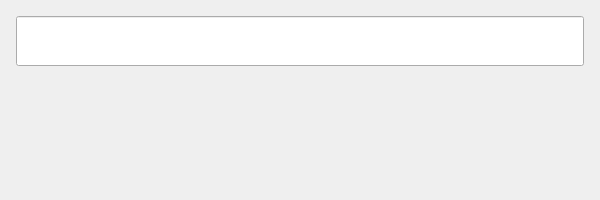
<?xml version="1.0" encoding="UTF-8"?>
<ui version="4.0">
 <class>MainWindow</class>
 <widget class="QMainWindow" name="MainWindow">
  <property name="geometry">
   <rect>
    <x>0</x>
    <y>0</y>
    <width>600</width>
    <height>200</height>
   </rect>
  </property>
  <widget class="QWidget" name="centralWidget">
   <layout class="QVBoxLayout" name="verticalLayout">
    <property name="leftMargin">
     <number>5</number>
    </property>
    <property name="topMargin">
     <number>5</number>
    </property>
    <property name="rightMargin">
     <number>5</number>
    </property>
    <property name="bottomMargin">
     <number>5</number>
    </property>
    <item>
     <widget class="QFrame" name="frame">
      <layout class="QVBoxLayout" name="verticalLayout_2">
       <item>
        <layout class="QVBoxLayout" name="frameLayout">
         <property name="spacing">
          <number>5</number>
         </property>
         <item>
          <widget class="QLineEdit" name="sbox">
           <property name="minimumSize">
            <size>
             <width>0</width>
             <height>50</height>
            </size>
           </property>
          </widget>
         </item>
         <item>
          <layout class="QHBoxLayout" name="resultsLayout" stretch="50,50">
           <property name="spacing">
            <number>5</number>
           </property>
           <item>
            <widget class="QScrollArea" name="scrollArea">
             <property name="styleSheet">
              <string notr="true">background: transparent;
border: none;</string>
             </property>
             <property name="horizontalScrollBarPolicy">
              <enum>Qt::ScrollBarAlwaysOff</enum>
             </property>
             <property name="widgetResizable">
              <bool>true</bool>
             </property>
             <widget class="QWidget" name="results">
              <property name="geometry">
               <rect>
                <x>0</x>
                <y>0</y>
                <width>282</width>
                <height>113</height>
               </rect>
              </property>
              <layout class="QVBoxLayout" name="verticalLayout_3">
               <property name="spacing">
                <number>5</number>
               </property>
               <property name="leftMargin">
                <number>0</number>
               </property>
               <property name="topMargin">
                <number>0</number>
               </property>
               <property name="rightMargin">
                <number>5</number>
               </property>
               <property name="bottomMargin">
                <number>0</number>
               </property>
              </layout>
             </widget>
            </widget>
           </item>
           <item>
            <widget class="QWidget" name="previewArea" native="true">
             <layout class="QVBoxLayout" name="verticalLayout_4">
              <item>
               <widget class="QPlainTextEdit" name="plainTextEdit">
                <property name="styleSheet">
                 <string notr="true">background: transparent;
border:none;</string>
                </property>
               </widget>
              </item>
             </layout>
            </widget>
           </item>
          </layout>
         </item>
        </layout>
       </item>
      </layout>
     </widget>
    </item>
   </layout>
  </widget>
 </widget>
 <layoutdefault spacing="6" margin="11"/>
 <tabstops>
  <tabstop>sbox</tabstop>
 </tabstops>
 <resources/>
 <connections/>
</ui>
